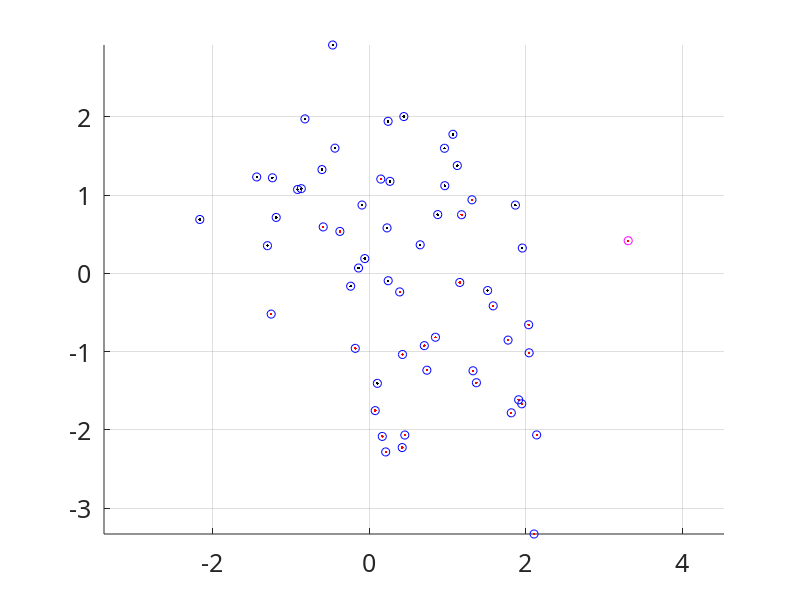

Here is the MATLAB script that generated this plot:
%% No Linkage

clear all, clc, 
close all

r = @(k) randn(30,1) + k; 
a = [r(0) r(1)]; b = [r(1) r(-1)]; %c = [r(0) r(5)];

figure
hold on

plot(a(:,1),a(:,2),'k.')
plot(b(:,1),b(:,2),'r.')
%plot(c(:,1),c(:,2),'g.')
axis equal
grid on


set(gca,'FontName','Candara')
set(gca,'FontSize',18)

%% Single Linkage

d = [a;b];
Z = linkage(d);
c = cluster(Z, 'maxclust', 2);
plot(d(c==1,1),d(c==1,2),'mo')
plot(d(c==2,1),d(c==2,2),'bo')
